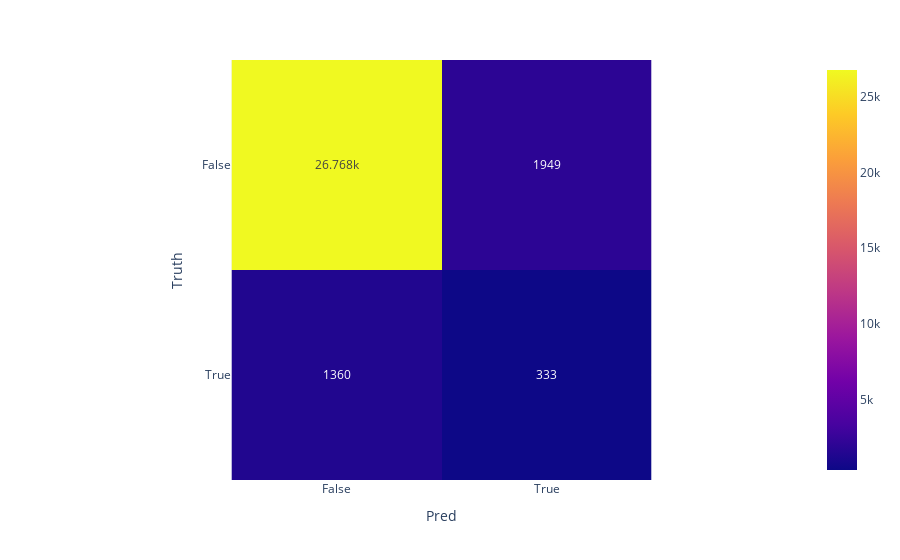

Notebook code cell kept with this figure:
### Code cell
import plotly.express as px

fig = px.imshow([[tn, fp], [fn, tp]], text_auto=True, labels=dict(y="Truth", x="Pred"),
                x=["False", "True"],
                y=["False", "True"]
               )
fig.show()

### Figure 1 — Plotly figure (JSON) as saved in the notebook; plotly's stock layout.template omitted (floating-point values rounded to 4 significant figures)
{"data": [{"coloraxis": "coloraxis", "hovertemplate": "Pred: %{x}<br>Truth: %{y}<br>color: %{z}<extra></extra>", "name": "0", "texttemplate": "%{z}", "type": "heatmap", "x": ["False", "True"], "xaxis": "x", "y": ["False", "True"], "yaxis": "y", "z": [[26768, 1949], [1360, 333]]}], "layout": {"coloraxis": {"colorscale": [[0, "#0d0887"], [0.1111, "#46039f"], [0.2222, "#7201a8"], [0.3333, "#9c179e"], [0.4444, "#bd3786"], [0.5556, "#d8576b"], [0.6667, "#ed7953"], [0.7778, "#fb9f3a"], [0.8889, "#fdca26"], [1, "#f0f921"]]}, "margin": {"t": 60}, "xaxis": {"anchor": "y", "constrain": "domain", "domain": [0, 1], "scaleanchor": "y", "title": {"text": "Pred"}}, "yaxis": {"anchor": "x", "autorange": "reversed", "constrain": "domain", "domain": [0, 1], "title": {"text": "Truth"}}}}
